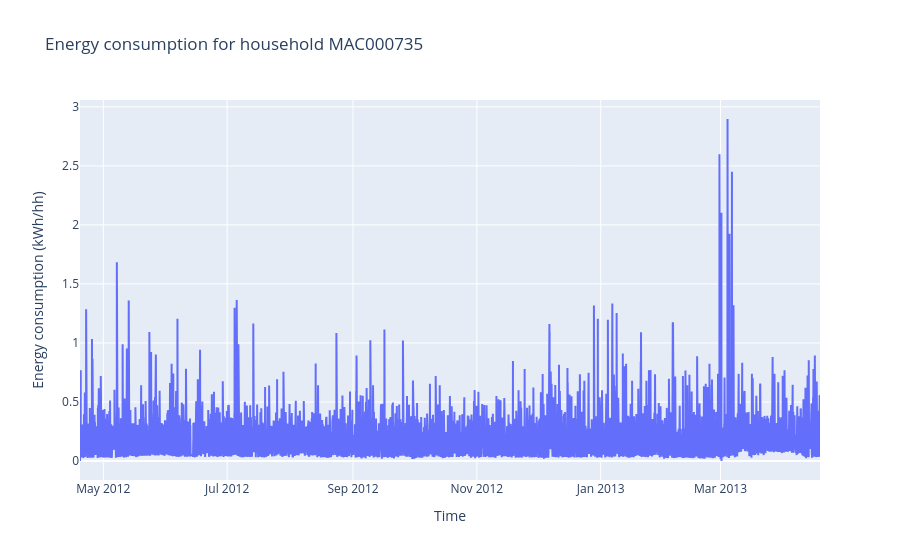

Write notebook code for a chart like this one.
### Code cell
example_households = np.random.choice(households, 1)

fig = go.Figure()

df_household = energy_df[energy_df['LCLid'] == example_households[0]]

fig.add_trace(go.Scatter(x=df_household['tstp'], y=df_household['energy(kWh/hh)'], mode='lines', name=example_households[0]))

fig.update_layout(title='Energy consumption for household {}'.format(example_households[0]),
                    xaxis_title='Time',
                    yaxis_title='Energy consumption (kWh/hh)')
fig.show()

### Figure 1 — Plotly figure (JSON) as saved in the notebook; plotly's stock layout.template omitted (floating-point values rounded to 4 significant figures; data arrays with more than 128 entries replaced by an {"elided": "..."} marker saying what was removed)
{"data": [{"mode": "lines", "name": "MAC000735", "type": "scatter", "x": {"elided": "17435 str values"}, "y": {"elided": "17435 float values"}}], "layout": {"title": {"text": "Energy consumption for household MAC000735"}, "xaxis": {"title": {"text": "Time"}}, "yaxis": {"title": {"text": "Energy consumption (kWh/hh)"}}}}
